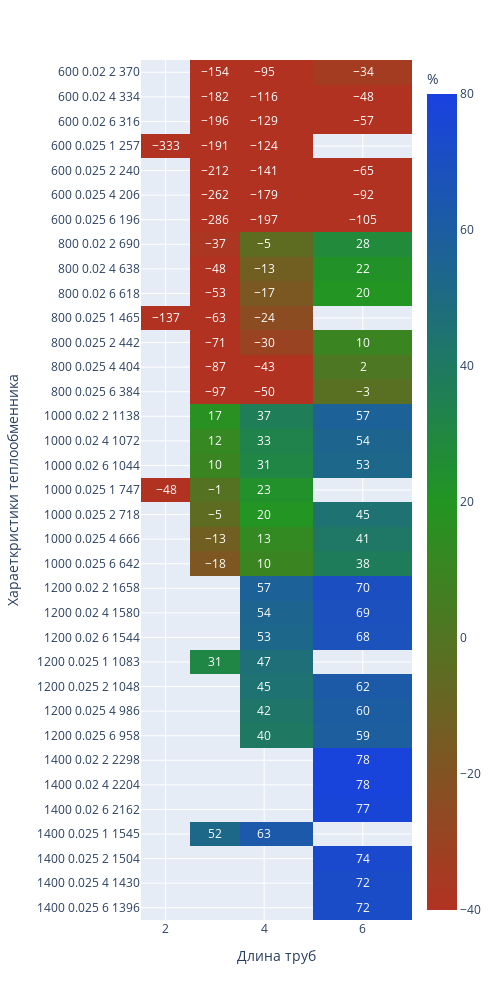

Here is the notebook cell this chart was saved with:
### Markdown cell above
В испарителе испаряется жидкость из нижней части колонны (мольный состав паров аналогичен составу кубового остатка). В коржухотрубчатых испарителях в трубном пространстве кипит жидкость, а в межтрубном пространстве может быть жидкий, газообразный, парообразный, парогазовый или парожидкостной теплоноситель. Согласно ГОСТ 15119-79 эти теплообменники могут быть только ВЕРТИКАЛЬНЫМИ и ОДНОХОДОВЫМИ с трубками диаметром 25х2 мм.

### Code cell
evaporator_table = pd.read_excel('tables/Параметры кожухотрубчатых испарителей и конденсаторов по ГОСТ15119-79 и ГОСТ 5121-79.xlsx',
                   header=[2])

exclude_list = ['d труб, мм']
evaporator_table[exclude_list] = evaporator_table[exclude_list].apply(eq.get_diameter)
heaters = eq.calculate_equipment(
        evaporator_table,
        aqua_vapor_saturation_by_pressure,
        aqua_liquid_saturation,
        aqua_vapor_saturation,
        balance,
        properties,
        FEED_TEMPERATURE,
        thermal_balance,
        Ropt,
        EQ_NAME = 'испаритель',
        AQ_PRESSURE = 3)

fig = px.imshow(
    round(heaters),
    labels=dict(x="Длина труб", y="Хараеткристики теплообменника", color=" %"),
    range_color=[-40,80],
    color_continuous_scale=["rgb(178, 50, 34)", "rgb(34, 149, 34)", "rgb(25, 65, 225)"],
    x=heaters.columns,
    y=heaters.index,
    text_auto=True, aspect="auto",
    width=500,
    height=1000
            )
fig.show()

### Figure 1 — Plotly figure (JSON) as saved in the notebook; plotly's stock layout.template omitted (floating-point values rounded to 4 significant figures; data arrays with more than 128 entries replaced by an {"elided": "..."} marker saying what was removed)
{"data": [{"coloraxis": "coloraxis", "hovertemplate": "Длина труб: %{x}<br>Хараеткристики теплообменника: %{y}<br> %: %{z}<extra></extra>", "name": "0", "texttemplate": "%{z}", "type": "heatmap", "x": [2, 3, 4, 6], "xaxis": "x", "y": ["600 0.02 2 370", "600 0.02 4 334", "600 0.02 6 316", "600 0.025 1 257", "600 0.025 2 240", "600 0.025 4 206", "600 0.025 6 196", "800 0.02 2 690", "800 0.02 4 638", "800 0.02 6 618", "800 0.025 1 465", "800 0.025 2 442", "800 0.025 4 404", "800 0.025 6 384", "1000 0.02 2 1138", "1000 0.02 4 1072", "1000 0.02 6 1044", "1000 0.025 1 747", "1000 0.025 2 718", "1000 0.025 4 666", "1000 0.025 6 642", "1200 0.02 2 1658", "1200 0.02 4 1580", "1200 0.02 6 1544", "1200 0.025 1 1083", "1200 0.025 2 1048", "1200 0.025 4 986", "1200 0.025 6 958", "1400 0.02 2 2298", "1400 0.02 4 2204", "1400 0.02 6 2162", "1400 0.025 1 1545", "1400 0.025 2 1504", "1400 0.025 4 1430", "1400 0.025 6 1396"], "yaxis": "y", "z": {"elided": "35x4 int values"}}], "layout": {"coloraxis": {"cmax": 80, "cmin": -40, "colorbar": {"title": {"text": " %"}}, "colorscale": [[0, "rgb(178, 50, 34)"], [0.5, "rgb(34, 149, 34)"], [1, "rgb(25, 65, 225)"]]}, "height": 1000, "margin": {"t": 60}, "width": 500, "xaxis": {"anchor": "y", "domain": [0, 1], "title": {"text": "Длина труб"}}, "yaxis": {"anchor": "x", "autorange": "reversed", "domain": [0, 1], "title": {"text": "Хараеткристики теплообменника"}}}}
